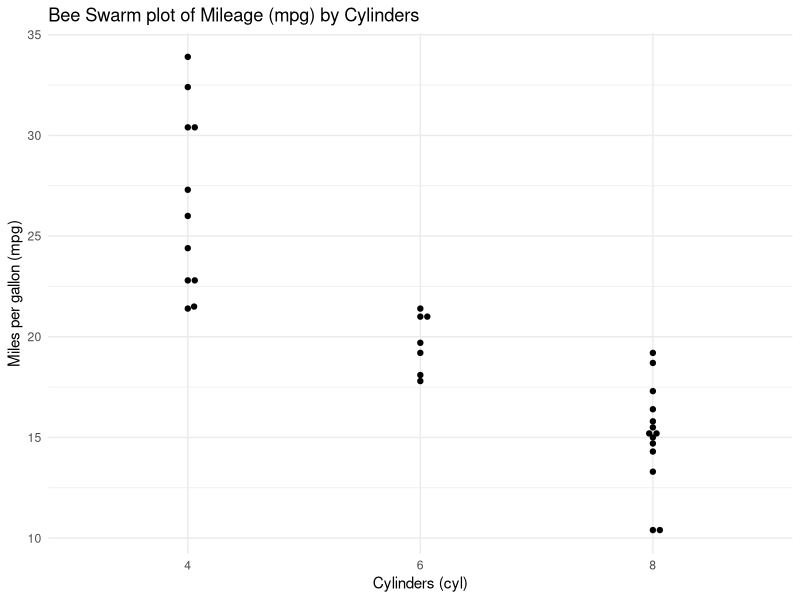
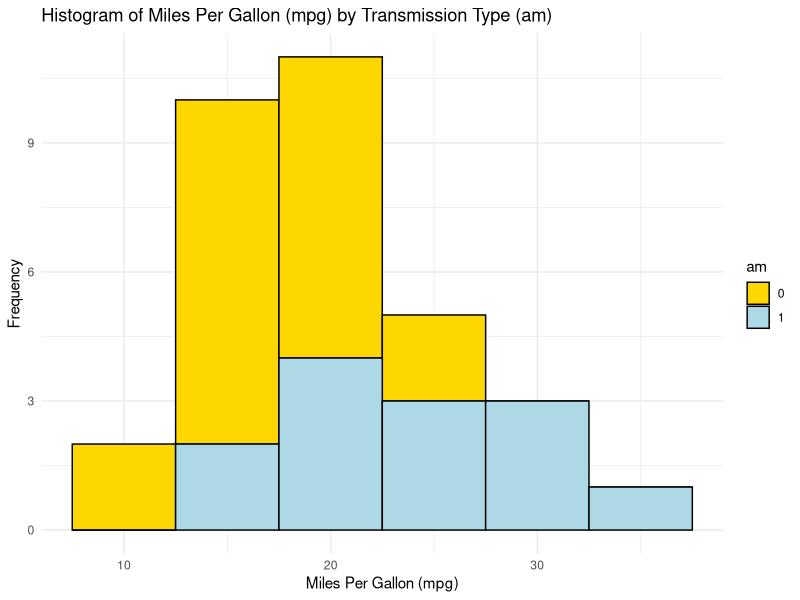
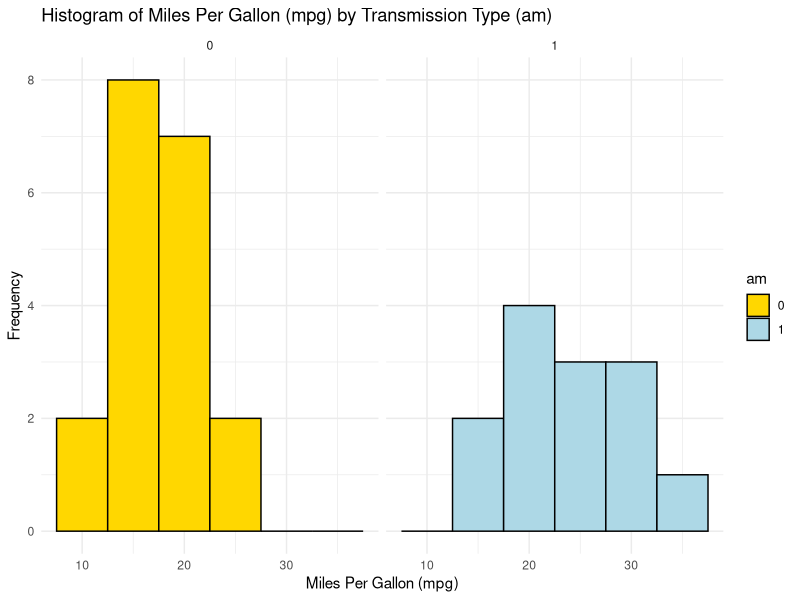
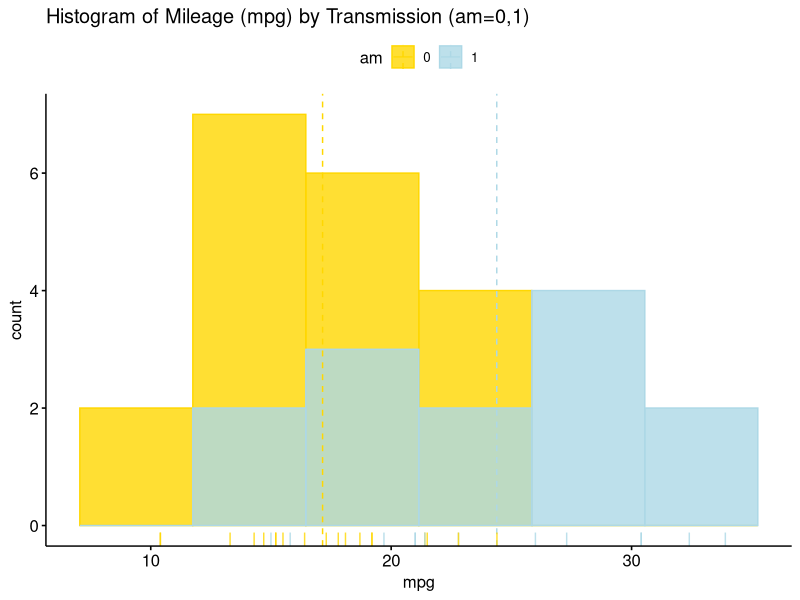
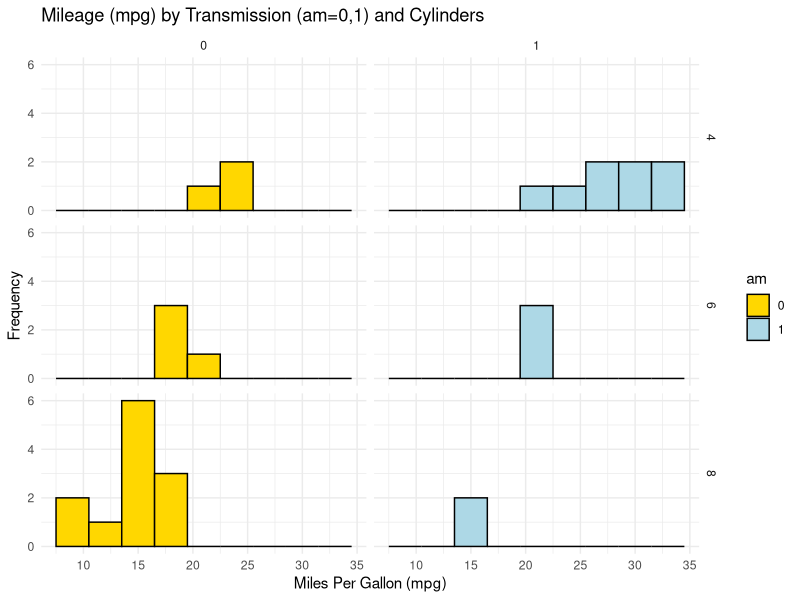
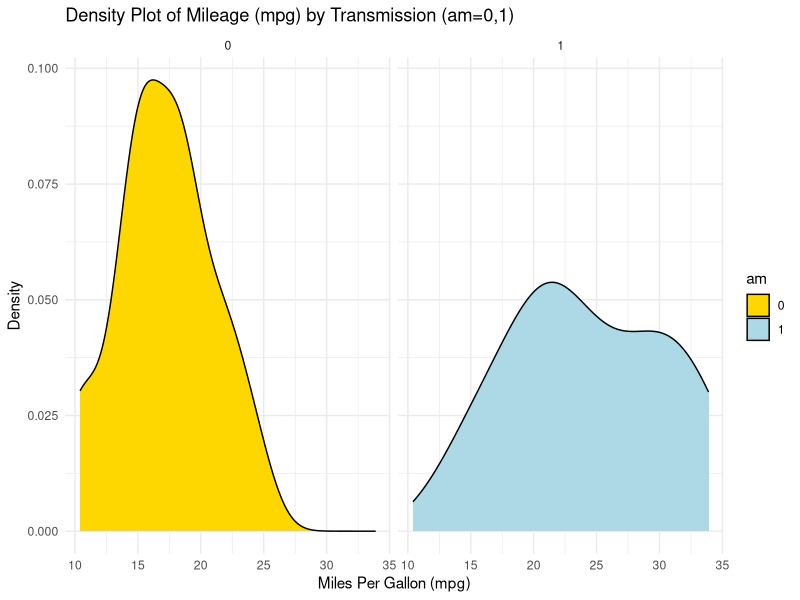
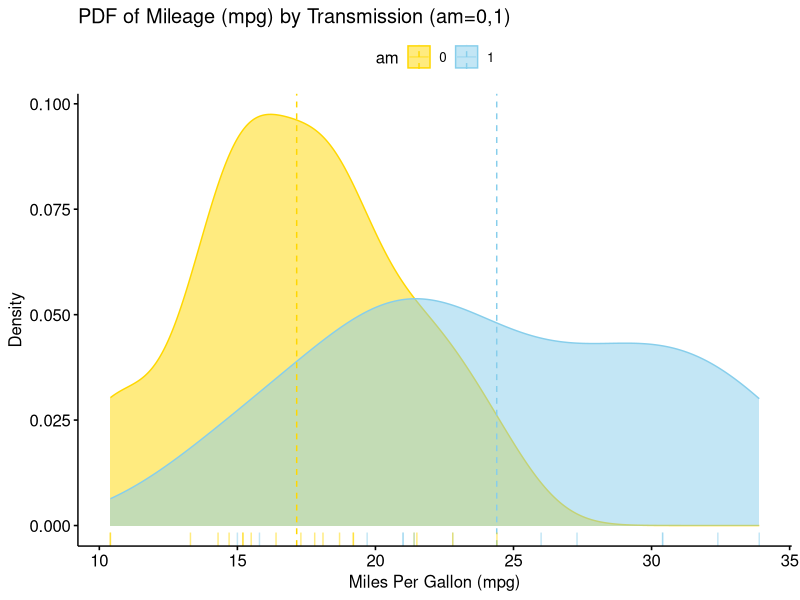
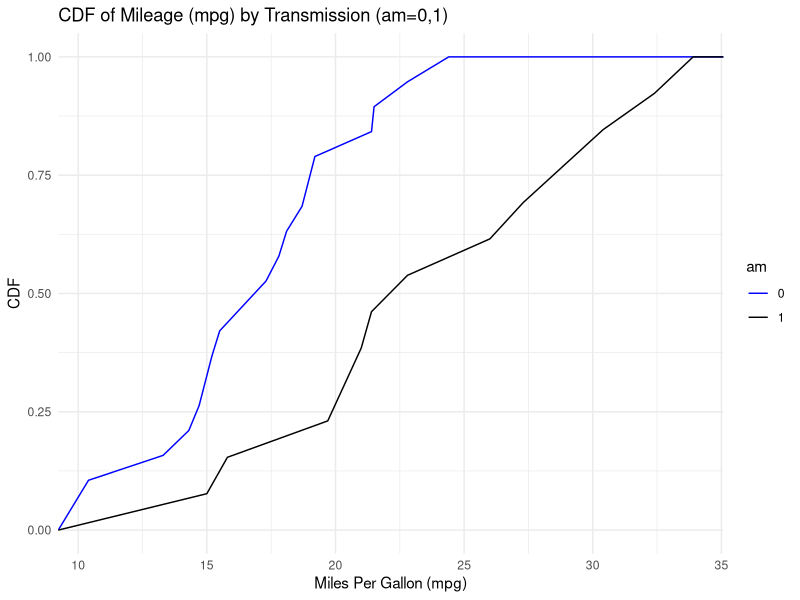

The R source for these figures, in order:
## ---- chunk 1
# Load the required libraries, suppressing annoying startup messages
library(dplyr, quietly = TRUE, warn.conflicts = FALSE)
library(tibble, quietly = TRUE, warn.conflicts = FALSE)
library(knitr) # For formatting tables

# Read the mtcars dataset into a tibble called tb
data(mtcars)
tb <- as_tibble(mtcars)
# Convert relevant columns into factor variables
tb$cyl <- as.factor(tb$cyl) # cyl = {4,6,8}, number of cylinders
tb$am <- as.factor(tb$am) # am = {0,1}, 0:automatic, 1: manual transmission
tb$vs <- as.factor(tb$vs) # vs = {0,1}, v-shaped engine, 0:no, 1:yes
tb$gear <- as.factor(tb$gear) # gear = {3,4,5}, number of gears

# Directly access the data columns of tb, without tb$mpg
attach(tb)
## ---- chunk 2
# Loading the ggplot2 package for data visualization
library(ggplot2)

# Loading the ggbeeswarm package for beeswarm plot
library(ggbeeswarm)

# Creating a beeswarm plot using ggplot
ggplot(mtcars,  # Specifying the data source as 'mtcars' dataset
       aes(x = factor(cyl),  # Mapping 'cyl' as a factor to the x-axis
           y = mpg)) +  # Mapping 'mpg' to the y-axis
  geom_beeswarm() +  # Adding the beeswarm layer
  labs(title = "Bee Swarm plot of Mileage (mpg) by Cylinders",
       x = "Cylinders (cyl)",  # Label for the x-axis
       y = "Miles per gallon (mpg)") +  # Label for the y-axis
  theme_minimal()  # Applying a minimal theme to the plot

## ---- chunk 3
# Using ggplot2 to create a histogram
ggplot(tb, aes(x = mpg,  # Setting 'mpg' as the x-axis variable
               fill = am)) +  # Filling bars based on 'am' 
  geom_histogram(binwidth = 5, 
                 color = "black") +  # histogram with bin width of 5 
  scale_fill_manual(values = c("gold", "lightblue")) +  # setting fill colors
  theme_minimal() +  # Applying a minimalistic theme
  labs(title = "Histogram of Miles Per Gallon (mpg) by Transmission Type (am)", 
       x = "Miles Per Gallon (mpg)",  # Label for the x-axis
       y = "Frequency")  # Label for the y-axis

## ---- chunk 4
# Creating a histogram using ggplot2 with 'tb' dataset
ggplot(tb, aes(x = mpg,  # Setting 'mpg' as the x-axis variable
               fill = am)) +  # Filling bars based on 'am' (transmission type)
  geom_histogram(binwidth = 5, color = "black") +  # bin width of 5
  scale_fill_manual(values = c("gold", "lightblue")) +  # fill colors 
  facet_wrap(~ am) +  # Separating the histograms by 'am' value for comparison
  theme_minimal() +  # Applying a minimalistic theme to the plot
  labs(title = "Histogram of Miles Per Gallon (mpg) by Transmission Type (am)",  
       x = "Miles Per Gallon (mpg)",  # Label for the x-axis
       y = "Frequency")  # Label for the y-axis

## ---- chunk 5
# Loading the ggpubr package 
library(ggpubr)

# Creating a histogram with enhanced features using gghistogram from ggpubr.
gghistogram(tb, 
            x = "mpg",  # Setting 'mpg' as the variable for histogram.
            bins = 6,  # Specifying the number of bins.
            add = "mean",  # Adding a line to indicate the mean .
            rug = TRUE,  # Adding a rug plot at the bottom .
            color = "am",  # Setting the color .
            fill = "am",  # Filling the bars based on 'am'.
            alpha = 0.8,  # Setting transparency level of the fill.
            palette = c("gold", "lightblue"),  # Defining a color palette 
            title = "Histogram of Mileage (mpg) by Transmission (am=0,1)")  
## ---- chunk 6
ggplot(tb, aes(x = mpg, 
               fill = am)) +
  geom_histogram(binwidth = 3, color = "black") +  # bin width of 3 
  scale_fill_manual(values = c("gold", "lightblue")) +  # fill  
  facet_grid(cyl ~ am) +  # grid faceted by 'cyl' and 'am' 
  theme_minimal() +  # Applying a minimalistic theme to the plot
  labs(title = "Mileage (mpg) by Transmission (am=0,1) and Cylinders",
       x = "Miles Per Gallon (mpg)",  # Label for the x-axis
       y = "Frequency")  # Label for the y-axis
## ---- chunk 7
# Using ggplot2 to create a density plot
ggplot(tb, aes(x = mpg,  # Setting 'mpg' as the x-axis variable
               fill = am)) +  # Filling the plot based on 'am' 
  geom_density(color = "black") +  # Creating a density plot 
  scale_fill_manual(values = c("gold", "lightblue")) +  # fill colors
  facet_wrap(~ am) +  # Separating the plots by 'am' 
  theme_minimal() +  # Applying a minimalistic theme to the plot
  labs(title = "Density Plot of Mileage (mpg) by Transmission (am=0,1)", 
       x = "Miles Per Gallon (mpg)",  # Label for the x-axis
       y = "Density")  # Label for the y-axis

## ---- chunk 8
# Loading the ggpubr package
library(ggpubr)

# Creating a density plot with enhanced features using ggdensity from ggpubr.
ggdensity(tb, 
          x = "mpg",  # Setting 'mpg' as the variable for the density plot.
          color = "am",  # Setting the color of the lines based on 'am'.
          fill = "am",  # Filling the plot based on 'am'.
          add = "mean",  # Adding a line for the mean of the distribution.
          rug = TRUE,  # Adding a rug plot at the bottom 
          palette = c("gold", "skyblue"),  # Defining a color palette
          title = "PDF of Mileage (mpg) by Transmission (am=0,1)", 
          ylab = "Density",  # Label for the y-axis.
          xlab = "Miles Per Gallon (mpg)"  # Label for the x-axis.
)
## ---- chunk 9
# Loading the ggplot2 package for data visualization.
library(ggplot2)

# Creating cumulative distribution function (CDF) plots for 'mpg' based on 'am'.
ggplot(tb, aes(x = mpg, 
               color = factor(am))) +  # Mapping 'mpg' to x-axis 
  stat_ecdf(geom = "line") +  # Using 'stat_ecdf' to compute CDF.
  scale_color_manual(values = c("blue", "black")) +  #  colors 
  labs(x = "Miles Per Gallon (mpg)", y = "CDF",  # Setting labels .
       title = "CDF of Mileage (mpg) by Transmission (am=0,1)", 
       color = "am") +  # Labeling the color legend as 'am'.
  theme_minimal()  # Applying a minimalistic theme to the plot.

## ---- chunk 10
# Loading the ggplot2 package for data visualization.
library(ggplot2)

# Creating a boxplot using ggplot2.
ggplot(tb, aes(x = cyl,  # Setting 'cyl' as the x-axis variable
               y = mpg)) +  # Setting 'mpg' as the y-axis variable
  geom_boxplot(fill = c("gold", "lightblue", "lightpink"),  # fill colors 
               color = "black") +  # Setting the color of the box borders
  coord_flip() +  # Flipping the coordinates to make the boxplot horizontal
  labs(title = "Boxplot of Mileage (mpg) by Cylinders (cyl=4,6,8)",  
       y = "Miles Per Gallon (mpg)",  # Label y-axis (flipped to x-axis)
       x = "Cylinders") +  # Label for the x-axis (flipped to y-axis)
  theme_minimal()  # Applying a minimalistic theme to the plot
## ---- chunk 11
# Loading the ggpubr package
library(ggpubr)

# Creating a boxplot with enhanced features using ggboxplot from ggpubr.
ggboxplot(tb, 
          y = "mpg",  # Setting 'mpg' as the y-axis variable.
          x = "cyl",  # Setting 'cyl' as the x-axis variable.
          color = "cyl",  # Setting the outline color of the boxes.
          fill = "white",  # Setting the fill color of the boxes to white.
          palette = c("black", "blue", "red"),  # Defining a color palette.
          shape = "cyl",  # Defining the shape of data points based on 'cyl'.
          orientation = "horizontal",  # Setting the orientation.
          add = "jitter",  # Adding jitter to display individual points.
          title = "Boxplot of Mileage (mpg) by Cylinders (cyl=4,6,8)", 
          ylab = "Miles Per Gallon (mpg)",  # Label for the y-axis.
          xlab = "Cylinders"  # Label for the x-axis.
)
## ---- chunk 12
# Creating a boxplot using ggplot2 
ggplot(tb, 
       aes(x = as.factor(am), 
           y = mpg, # Mapping 'am' and 'mpg' to x and y axes
           fill = as.factor(am))) +  # filling boxplots based on 'am'.
  geom_boxplot() +  # Adding the boxplot layer.
  scale_fill_manual(values = c("gold", "lightblue"), 
                    name = "Transmission") +  # fill colors
  facet_grid(~ cyl) +  # grid of boxplots faceted by 'cyl' 
  theme_minimal() +  # a minimalistic theme for a cleaner look.
  labs(title = "Mileage by Cylinders (cyl=4,6,8) and Transmission (am=0,1)", 
       x = "Transmission Type (am)",  # Label for the x-axis.
       y = "Miles Per Gallon (mpg)")  # Label for the y-axis.
## ---- chunk 13
# Creating a boxplot using ggplot2 
ggplot(tb, aes(x = as.factor(cyl), 
               y = mpg, # Mapping 'cyl' and 'mpg' to x and y axes
               fill = as.factor(cyl))) +  # filling boxplots based on 'cyl'
  geom_boxplot() +  # Adding the boxplot layer.
  scale_fill_manual(values = c("gold", "lightblue", "lightpink"), 
                    name = "Cylinders") +  # fill colors 
  facet_grid(~ am) +  # Grid of boxplots faceted by 'am' (transmission)
  theme_minimal() +  # Applying a minimalistic theme for a cleaner look.
  coord_flip() +  # Flipping the coordinates to make the boxplot horizontal.
  labs(title = "Mileage (mpg) by Transmission (am=0,1) and Cylinders (cyl=4,6,8)",  
       x = "Number of Cylinders (cyl)",  # Label for the x-axis.
       y = "Miles Per Gallon (mpg)")  # Label for the y-axis.
## ---- chunk 14
# Loading the ggpubr package for enhanced ggplot2 functionalities.
library(ggpubr)

# Creating a boxplot with additional features using ggboxplot from ggpubr.
ggboxplot(tb, 
          y = "mpg",  # Setting 'mpg' as the y-axis variable.
          x = "cyl",  # Setting 'cyl' as the x-axis variable.
          color = "cyl",  # Setting the outline color of the boxes 
          fill = "white",  # Setting the fill color of the boxes to white.
          palette = c("black", "blue", "red"),  # Defining a color palette
          shape = "cyl",  # Defining the shape of data points
          orientation = "horizontal",  # Setting the orientation  
          add = "jitter",  # Adding jitter .
          facet.by = "am",  # Faceting the plot by 'am' .
          title = "Boxplot of Mileage by Cylinders, Transmission", 
          ylab = "Miles Per Gallon (mpg)",  # Label for the y-axis.
          xlab = "Cylinders"  # Label for the x-axis.
)
## ---- chunk 15
# Loading the ggpubr package for enhanced ggplot2 functionalities.
library(ggpubr)

# Creating a boxplot with additional features using ggboxplot from ggpubr.
ggboxplot(tb, 
          y = "mpg",  # Setting 'mpg' as the y-axis variable.
          x = "am",  # Setting 'am' as the x-axis variable.
          color = "am",  # Setting the outline color of the boxes 
          fill = "white",  # Setting the fill color of the boxes.
          palette = c("black", "blue"),  # Defining a color palette .
          shape = "am",  # Defining the shape of data points based on 'am'.
          orientation = "horizontal",  # Setting the orientation 
          add = "jitter",  # Adding jitter 
          facet.by = "cyl",  # Faceting the plot by 'cyl' .
          title = "Boxplot of Mileage by Transmission, Cylinders", 
          ylab = "Miles Per Gallon (mpg)",  # Label for the y-axis.
          xlab = "Transmission"  # Label for the x-axis.
)
## ---- chunk 16
# Loading the ggplot2 package for data visualization.
library(ggplot2)

# Creating a combined plot of violin and box plots using ggplot.
ggplot(tb, aes(x = factor(cyl),  # Setting 'cyl' as the x-axis variable,
               y = mpg)) +  # Setting 'mpg' as the y-axis variable.
  geom_violin(aes(fill = factor(cyl)),  # Creating violin plots, .
              color = "black") +  # Setting the outline color 
  scale_fill_manual(values = c("gold", "lightblue", "lightpink"), 
                    name = "Cylinders") +  # Setting the legend title.
  geom_boxplot(width = 0.2,  # Adding box plots with specified width.
               fill = "white") +  # Setting the box fill color to white.
  coord_flip() +  # Flipping the coordinates to create horizontal plots.
  labs(title = "Violin, Box Plot of Mileage by Cylinders (cyl=4,6,8)",  
       y = "Miles Per Gallon (mpg)",  # Label for the y-axis.
       x = "Cylinders") +  # Label for the x-axis.
  theme_minimal()  # Applying a minimal theme to the plot.
## ---- chunk 17
# Loading the dplyr package for data manipulation.
suppressPackageStartupMessages(library(dplyr))

# Using dplyr to calculate summary statistics for 'mpg' grouped by 'cyl'.
s1 <- tb %>%
  group_by(cyl) %>%  # Grouping the data by 'cyl'.
  summarise(Mean_mpg = mean(mpg, na.rm = TRUE),  
            SD_mpg = sd(mpg, na.rm = TRUE)) 

# Creating a table using the kable function with specified formatting.
kable(s1, 
      digits = 2, 
      caption = "Summary Statistics of Mileage (mpg) by Cylinders")

## ---- chunk 18
# Loading the ggplot2 package for data visualization.
suppressPackageStartupMessages(library(ggplot2))

# Creating a line plot with error bars to visualize the Mean and SD.
ggplot(s1, 
       aes(x = cyl, y = Mean_mpg)) +  # Defining the x and y aesthetics.
  geom_line(group = 1, color = "blue") +  # blue line connecting points.
  geom_point(size = 2, color = "red") +  # red points for the mean 
  geom_errorbar(aes(ymin = Mean_mpg - SD_mpg, 
                    ymax = Mean_mpg + SD_mpg), 
                width = 0.2, colour = "black") +  # Adding error bars 
  labs(x = "Cylinders", y = "Mean mpg",  # Labeling the axes 
       title = "Mean and SD of Mileage (mpg) by #Cylinders") +
  theme_minimal()  # Applying a minimal theme to the plot.

## ---- chunk 19
# Loading the ggplot2 package for data visualization.
library(ggplot2)

# Creating a bar plot with error bars to visualize the Mean and SD.
ggplot(s1, 
       aes(x = cyl, y = Mean_mpg)) +  # Defining the x and y aesthetics.
  geom_bar(stat = "identity", 
           fill = "gold") +  # Creating a bar plot with gold-colored bars.
  geom_errorbar(aes(ymin = Mean_mpg - SD_mpg, 
                    ymax = Mean_mpg + SD_mpg), 
                width = 0.2) +  # Adding error bars .
  labs(x = "Cylinders", y = "Mean mpg",  # Labeling the axes 
       title = "Mean and SD of Mileage (mpg) by #Cylinders") +
  theme_minimal()  # Applying a minimal theme to the plot.
## ---- chunk 20
# Loading the dplyr package for data manipulation.
library(dplyr)

# Calculating summary statistics for Mileage (mpg), Weight (wt), and 
# Horsepower (hp) grouped by Cylinders (cyl).
s3 <- tb %>%
  group_by(cyl) %>%
  summarise(
    Mean_mpg = mean(mpg, na.rm = TRUE),  # mean of Mileage (mpg).
    SD_mpg = sd(mpg, na.rm = TRUE),  # standard deviation of Mileage 
    Mean_wt = mean(wt, na.rm = TRUE),  # mean of Weight (wt).
    SD_wt = sd(wt, na.rm = TRUE),  # standard deviation of Weight (wt).
    Mean_hp = mean(hp, na.rm = TRUE),  # mean of Horsepower (hp).
    SD_hp = sd(hp, na.rm = TRUE)  # standard deviation of (hp).
  ) 

# Creating a table (kable) to display the summary statistics.
kable(s3, 
      digits = 2, 
      caption = "Summary of Mileage, Weight, Horsepower by Cylinders")

## ---- chunk 21
# Loading the dplyr package for data manipulation.
library(dplyr)

# Calculating summary statistics for Mileage (mpg) 
# grouped by Cylinders (cyl) and Transmission (am).
s4 <- tb %>%
  group_by(cyl, am) %>%
  summarise(
    Mean_mpg = mean(mpg, na.rm = TRUE),  # Calculating the mean.
    SD_mpg = sd(mpg, na.rm = TRUE)  # Calculating the standard deviation 
  )

# Creating a table (kable) to display the summary statistics 
kable(s4, 
      digits = 2, 
      caption = "Summary of Mileage (mpg) by Cylinders and Transmission")
## ---- chunk 22
# Create the plot using ggplot2
# Create an interaction variable for 'cyl' and 'am'
ggplot(s4, aes(x = interaction(cyl, am), 
               y = Mean_mpg,  # Set 'Mean_mpg' as the y-axis variable
               fill = as.factor(am))) +  # Fill bars by the 'am' factor
  geom_bar(stat = "identity",  # Use the "identity" statistic to plot the bars
           position = position_dodge()) +  # Dodge the bars for each 'am' level
  geom_errorbar(aes(ymin = Mean_mpg - SD_mpg,  # Add error bars 
                    ymax = Mean_mpg + SD_mpg), 
                width = .2,  # Set the width of error bars
                position = position_dodge(.9)) +  # Dodge error bars
  labs(x = "Cylinders and Transmission",  # Set x-axis label
       y = "Mean mpg",  # Set y-axis label
       fill = "Transmission",  # Set legend title for fill color
       title = "Mileage (mpg) by Cylinders and Transmission") +  
  theme_minimal()  # Use the minimal theme for the plot
## ---- chunk 23
# Load the dplyr library for data manipulation
library(dplyr)

# Group the dataframe by 'am', 'cyl' columns and calculate summary statistics
s5 <- tb %>%
  group_by(am, cyl) %>%
  summarise(Mean_mpg = mean(mpg, na.rm = TRUE),  # Calculate mean 'mpg' 
            SD_mpg = sd(mpg, na.rm = TRUE))  # Calculate standard deviation 

# Create a table (kable) of the summary statistics with specified formatting
kable(s5, 
      digits = 2,  # Set the number of digits to display
      caption = "Summary of Mileage (mpg) by Transmission and Cylinders") 
## ---- chunk 24
# Create the plot using ggplot2
ggplot(s5, 
       aes(x = interaction(am, cyl),  #  'am' and 'cyl' as the x-axis variable
           y = Mean_mpg,  # Mean 'mpg' as the y-axis variable
           fill = as.factor(cyl))) +  # Fill the bars by 'cyl' (Cylinders)
  
  geom_bar(stat = "identity",  # Create a bar plot with actual data values
           alpha = 0.7,  # Set the transparency of bars to 0.7
           position = position_dodge()) +  # Dodge bars for better visualization
  
  geom_errorbar(aes(ymin = Mean_mpg - SD_mpg,  # Add error bars 
                    ymax = Mean_mpg + SD_mpg), 
                width = .2,  # Set the width of the error bars
                position = position_dodge(.9)) +  # Dodge error bars
  
  labs(x = "Transmission and Cylinders",  # Set the x-axis label
       y = "Mean mpg",  # Set the y-axis label
       fill = "Cylinders",  # Set the legend label for fill color
       title = "Mileage by Transmission (am=0,1) and Cylinders (cyl=4,6,8)") +
  
  theme_minimal()  # Use a minimal theme for the plot
## ---- chunk 25
# Summary statistics 'mpg', 'wt', 'hp' by Transmission (am) and Cylinders (cyl)
s6 <- tb %>%
  group_by(am, cyl) %>%
  summarise(
    Mean_mpg = mean(mpg, na.rm = TRUE),  # Calculate mean 'mpg'
    SD_mpg = sd(mpg, na.rm = TRUE),  # Calculate standard deviation of 'mpg'
    Mean_wt = mean(wt, na.rm = TRUE),  # Calculate mean 'wt' (weight)
    SD_wt = sd(wt, na.rm = TRUE),  # Calculate standard deviation of 'wt'
    Mean_hp = mean(hp, na.rm = TRUE),  # Calculate mean 'hp' (horsepower)
    SD_hp = sd(hp, na.rm = TRUE)  # Calculate standard deviation of 'hp'
    )

# Create a table (kable) to display the summary statistics
kable(s6, 
      digits=2,  # Set the number of decimal digits to display
      caption = "mpg, wt, hp by am (am=0,1), cyl (cyl=4,6,8)")
## ---- chunk 26
# Load the ggplot2 library
library(ggplot2)

# Violin plot and box plot of 'mpg' by 'cylinders' and 'am' (Transmission)
ggplot(tb, aes(x = factor(cyl), y = mpg)) +
  geom_violin(aes(fill = factor(cyl)), color = "black") +  
  scale_fill_manual(values = c("gold", "lightblue", "lightpink"),
                    name = "Cylinders") + 
  geom_boxplot(width = 0.2, 
               fill = "white") +  # A box plot with specified width, color
  coord_flip() +  # Flip the coordinates to create horizontal plots
  labs(title = "Violin, Box Plot of Mileage (mpg) by cyl and am",  
       y = "Miles Per Gallon (mpg)",  # Label for the y-axis
       x = "Cylinders") +  # Label for the x-axis
  facet_grid(am ~ ., 
             scales = "free_y", 
             space = "free_y",  
             # Create facets for 'am' (Transmission), scales and spacing
             labeller = labeller(
               am = function(x) ifelse(x == 0, "Automatic", "Manual")
               )) +  
  theme_minimal()  # Use a minimal theme for the plot
## ---- chunk 27
# Load the ggplot2 and dplyr libraries
library(ggplot2)
library(dplyr)

# Modify the data first: Convert 'am' to factor with custom labels
tb_modified <- tb %>%
  mutate(am = factor(am, levels = c(0, 1), labels = c("Automatic", "Manual")))

# Create the plot
ggplot(tb_modified, 
       aes(x = factor(cyl), 
           y = mpg)) +
  geom_violin(aes(fill = factor(cyl)), 
              color = "black") +  # Create a violin plot by 'cylinders'
  scale_fill_manual(values = c("gold", "lightblue", "lightpink"), 
                    name = "Cylinders") +  # Set custom fill colors
  geom_boxplot(width = 0.2, fill = "white") +  # Create a box plot 
  coord_flip() +  # Flip the coordinates to create horizontal plots
  labs(title = "Violin, Box Plot of Mileage (mpg) by cyl and am",  
       y = "Miles Per Gallon (mpg)",  # Label for the y-axis
       x = "Cylinders") +  # Label for the x-axis
  facet_grid(am ~ ., 
             scales = "free_y", 
             space = "free_y") +  # Create facets for 'am' (Transmission) 
  theme_minimal()  # Use a minimal theme for the plot
